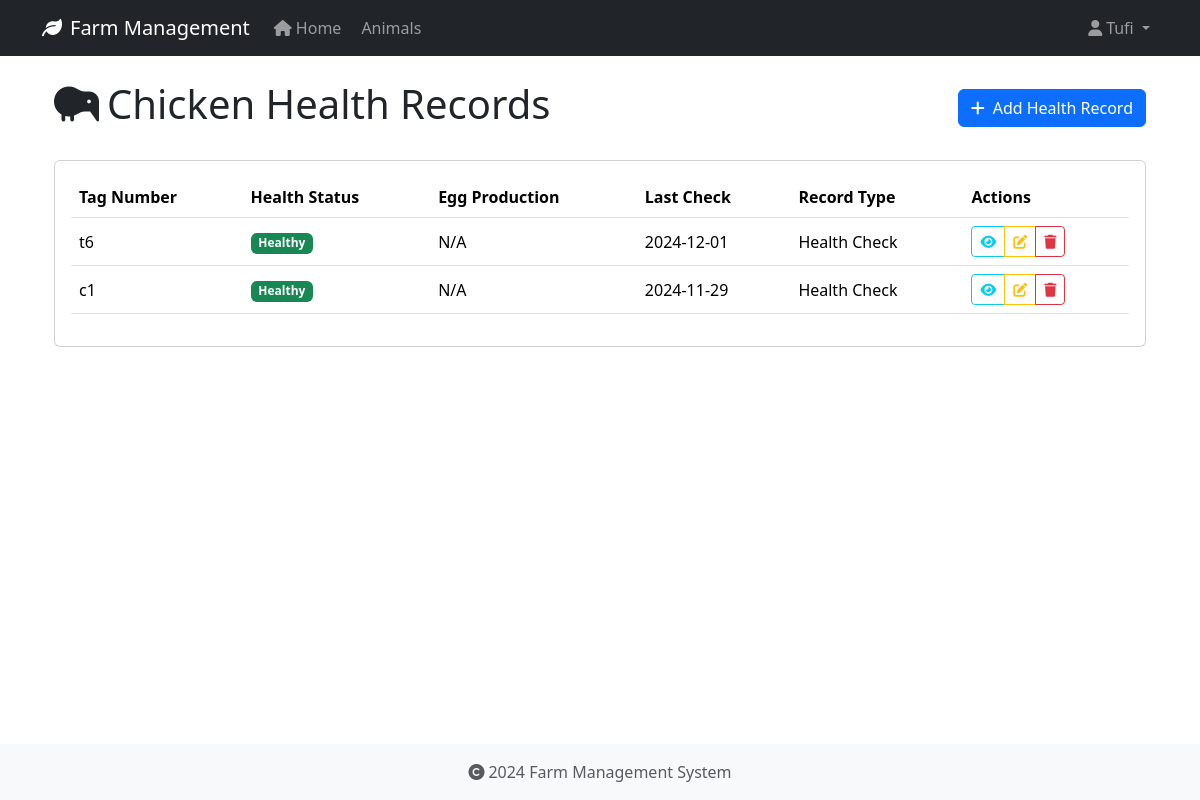
Page /health-records/type/chicken (signed in) on the committed database.
### app/models/user.py (models this page shows, shortened)
class User(UserMixin, db.Model):
    id = db.Column(db.Integer, primary_key=True)
    username = db.Column(db.String(80), unique=True, nullable=False)
    email = db.Column(db.String(120), unique=True, nullable=False)
    password_hash = db.Column(db.String(128))
    role = db.Column(db.String(20), default='user')
    created_at = db.Column(db.DateTime, default=datetime.utcnow)
    last_login = db.Column(db.DateTime)
    is_active = db.Column(db.Boolean, default=True)
    first_name = db.Column(db.String(50))
    last_name = db.Column(db.String(50))
    reset_token = db.Column(db.String(100), unique=True)  # Store password reset token
    reset_token_expiration = db.Column(db.DateTime)       # Store token expiration time

### app/models/animal.py (models this page shows, shortened)
class HealthRecord(db.Model):
    id = db.Column(db.Integer, primary_key=True)
    animal_id = db.Column(db.Integer, db.ForeignKey('animal.id', ondelete='CASCADE'), nullable=False)
    record_type = db.Column(db.String(50), nullable=False)  # Made nullable=False
    date = db.Column(db.Date, nullable=False)
    description = db.Column(db.Text, nullable=True)
    treatment = db.Column(db.Text, nullable=True)
    cost = db.Column(db.Float, nullable=True)
    next_due_date = db.Column(db.Date, nullable=True)
    created_at = db.Column(db.DateTime, default=datetime.utcnow, nullable=False)
    created_by_id = db.Column(db.Integer, db.ForeignKey('user.id', ondelete='SET NULL'), nullable=True)

class Animal(db.Model):
    id = db.Column(db.Integer, primary_key=True)
    tag_number = db.Column(db.String(50), unique=True, nullable=False, index=True)
    name = db.Column(db.String(100), nullable=True)  # Explicitly mark as nullable
    species = db.Column(db.String(50), nullable=False, index=True)
    breed = db.Column(db.String(50), nullable=True)
    date_of_birth = db.Column(db.Date, nullable=True)
    gender = db.Column(db.String(20), nullable=True)
    weight = db.Column(db.Float, nullable=True)
    status = db.Column(db.String(20), default='active', nullable=False)
    purchase_date = db.Column(db.Date, nullable=True)
    purchase_price = db.Column(db.Float, nullable=True)
    notes = db.Column(db.Text, nullable=True)
    created_at = db.Column(db.DateTime, default=datetime.utcnow, nullable=False)
    updated_at = db.Column(db.DateTime, default=datetime.utcnow, onupdate=datetime.utcnow, nullable=False)
    wool_type = db.Column(db.String(50), nullable=True)
    last_shearing = db.Column(db.Date, nullable=True)
    fleece_weight = db.Column(db.Float, nullable=True)
    wool_grade = db.Column(db.String(20), nullable=True)
    lambing_status = db.Column(db.String(50), nullable=True)
    lambing_date = db.Column(db.Date, nullable=True)
    milk_production = db.Column(db.Float, nullable=True)
    last_milking = db.Column(db.Date, nullable=True)  # Changed from DateTime to Date
    milk_quality = db.Column(db.String(20), nullable=True)
    calving_status = db.Column(db.String(50), nullable=True)
    calving_date = db.Column(db.Date, nullable=True)
    milk_fat_content = db.Column(db.Float, nullable=True)
    egg_production = db.Column(db.Integer, nullable=True)
    egg_color = db.Column(db.String(20), nullable=True)
    comb_type = db.Column(db.String(20), nullable=True)
    laying_status = db.Column(db.String(20), nullable=True)
    last_laying_date = db.Column(db.Date, nullable=True)
    egg_size = db.Column(db.String(20), nullable=True)
    category = db.Column(db.String(50), nullable=True)
    special_needs = db.Column(db.Text, nullable=True)
    diet_requirements = db.Column(db.Text, nullable=True)
    habitat = db.Column(db.String(100), nullable=True)
    health_records = db.relationship('HealthRecord', backref='animal', lazy=True, cascade='all, delete-orphan')

### app/routes/health_records.py (the view)
@bp.route('/type/<animal_type>')
@login_required
def list_by_type(animal_type):
    today = date.today()
    species = animal_type.capitalize()
    records = (HealthRecord.query
              .join(Animal)
              .filter(Animal.species == species)
              .order_by(HealthRecord.date.desc())
              .all())
    try:
        return render_template(f'health_records/{animal_type.lower()}/{animal_type.lower()}_list.html',
                             records=records,
                             animal_type=species,
                             today=today)
    except TemplateNotFound:
        try:
            return render_template('health_records/shared/list.html',
                                 records=records,
                                 animal_type=species,
                                 today=today)
        except TemplateNotFound as e:
            print(f"Debug - Looking for templates at:")
            print(f"1. health_records/{animal_type.lower()}/list.html")
            print(f"2. health_records/shared/list.html")
            raise e

### app/models/user.py (called while the page is built)
@login_manager.user_loader
def load_user(user_id):
    return User.query.get(int(user_id))

### app/templates/health_records/chicken/chicken_list.html (shortened to what this page needs)
{% extends "base.html" %}
{% block content %}
<div class="container">
    <div class="d-flex justify-content-between align-items-center mb-4">
        <h1><i class="fas fa-kiwi-bird me-2"></i>Chicken Health Records</h1>
        <a href="{{ url_for('health_records.add_chicken') }}" class="btn btn-primary">
            <i class="fas fa-plus me-2"></i>Add Health Record
        </a>
    </div>
    {% if records %}
    <div class="card">
        <div class="card-body">
            <div class="table-responsive">
                <table class="table table-hover align-middle">
                    <thead>
                        <tr>
                            <th>Tag Number</th>
                            <th>Health Status</th>
                            <th>Egg Production</th>
                            <th>Last Check</th>
                            <th>Record Type</th>
                            <th>Actions</th>
                        </tr>
                    </thead>
                    <tbody>
                        {% for record in records %}
                        {% set description = record.description|from_json %}
                        <tr>
                            <td>{{ record.animal.tag_number }}</td>
                            <td>
                                {% set status = description.get('Health Status', {}).get('Current') %}
                                <span class="badge {% if status == 'Healthy' %}bg-success
                                                  {% elif status == 'Sick' %}bg-danger
                                                  {% elif status == 'Under_Treatment' %}bg-warning
                                                  {% else %}bg-secondary{% endif %}">
                                    {{ status|replace('_', ' ') }}
                                </span>
                            </td>
                            <td>
                                {% set production = description.get('Production', {}).get('Egg Production') %}
                                {% if production %}{{ production }}%{% else %}N/A{% endif %}
                            </td>
                            <td>{{ record.date.strftime('%Y-%m-%d') }}</td>
                            <td>{{ record.record_type }}</td>
                            <td>
                                <div class="btn-group btn-group-sm">
                                    <a href="{{ url_for('health_records.view', id=record.id) }}"
                                       class="btn btn-outline-info" title="View Details">
                                        <i class="fas fa-eye"></i>
                                    </a>
                                    <a href="{{ url_for('health_records.edit', id=record.id) }}"
                                       class="btn btn-outline-warning" title="Edit Record">
                                        <i class="fas fa-edit"></i>
                                    </a>
                                    <button type="button" class="btn btn-outline-danger"
                                            onclick="confirmDelete({{ record.id }}, '{{ record.animal.tag_number }}')"
                                            title="Delete Record">
                                        <i class="fas fa-trash"></i>
                                    </button>
                                </div>
                            </td>
                        </tr>
                        {% endfor %}
                    </tbody>
                </table>
            </div>
        </div>
    </div>
    {% else %}
    <div class="alert alert-info">
        <i class="fas fa-info-circle me-2"></i>No health records found for chickens.
        <a href="{{ url_for('health_records.add_chicken') }}" class="alert-link">Add one now</a>
    </div>
    {% endif %}
</div>
{% endblock %}

### app/templates/base.html (shortened to what this page needs)
<!DOCTYPE html>
<html lang="en">
<head>
    <link rel="stylesheet" href="https://cdn.jsdelivr.net/npm/bootstrap@5.3.2/dist/css/bootstrap.min.css">
    <link rel="stylesheet" href="https://cdnjs.cloudflare.com/ajax/libs/font-awesome/6.0.0/css/all.min.css">
    <link rel="stylesheet" href="{{ url_for('static', filename='css/main.css') }}">
</head>
<body>
    <nav class="navbar navbar-expand-lg navbar-dark bg-dark">
        <div class="container">
            <a class="navbar-brand" href="{{ url_for('main.index') }}">
                <i class="fas fa-leaf me-2"></i>Farm Management
            </a>
            <div class="collapse navbar-collapse" id="navbarNav">
                <ul class="navbar-nav">
                    <li class="nav-item">
                        <a class="nav-link" href="{{ url_for('main.index') }}">
                            <i class="fas fa-home me-1"></i>Home
                        </a>
                    </li>
                    <li class="nav-item">
                        <a class="nav-link" href="{{ url_for('animals.index') }}">
                            Animals
                        </a>
                    </li>
                </ul>
                <ul class="navbar-nav ms-auto">
                    {% if current_user.is_authenticated %}
                        <li class="nav-item dropdown">
                            <a class="nav-link dropdown-toggle" href="#" id="userDropdown" role="button" data-bs-toggle="dropdown">
                                <i class="fas fa-user me-1"></i>{{ current_user.username }}
                            </a>
                        </li>
                    {% endif %}
                </ul>
            </div>
        </div>
    </nav>
    <main class="container mt-4">
        {% block content %}
        {% endblock %}
    </main>
    <footer class="footer mt-auto py-3 bg-light">
        <div class="container text-center">
            <span class="text-muted">
                <i class="fas fa-copyright me-1"></i>2024 Farm Management System
            </span>
        </div>
    </footer>
</body>
</html>

### app/static/css/main.css (style rules this page uses)
body { min-height: 100vh; display: flex; flex-direction: column; }
main { flex: 1 0 auto; }
.footer { flex-shrink: 0; }

### rows in the picture
User: username "Tufi"
HealthRecord: animal.tag_number "t6", status "Healthy", date "2024-12-01", record_type "Health Check"
HealthRecord: animal.tag_number "c1", status "Healthy", date "2024-11-29", record_type "Health Check"
